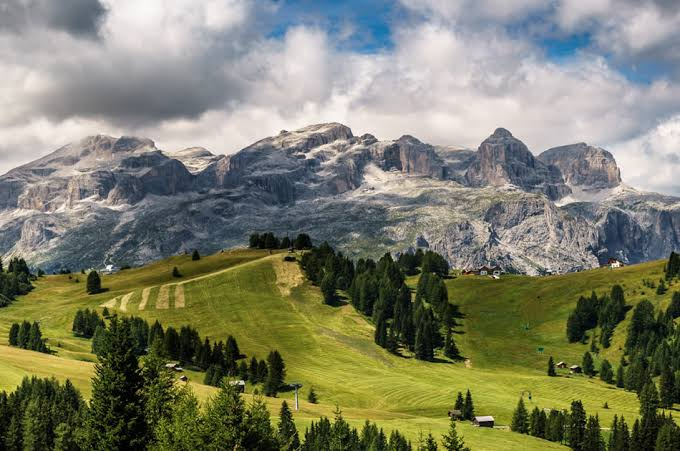
#> input picture v2-OpenCV/nature.jpeg, 680 x 451 px
$ python Contours-and-shapeDetection.py
#> lines starting #> are read from the running program, lines starting #| are printed output that depends on the picture; after the words box and inside, x2 and y2 are one past the last pixel; in counts of white or black regions, pixels touching at a corner belong together
import cv2

# Counter Function

img = cv2.imread("nature.jpeg")
#> img is the input picture: shape (451, 680, 3); mean B, G, R 106.3, 127.5, 125.4
gray = cv2.cvtColor(img, cv2.COLOR_BGR2GRAY)
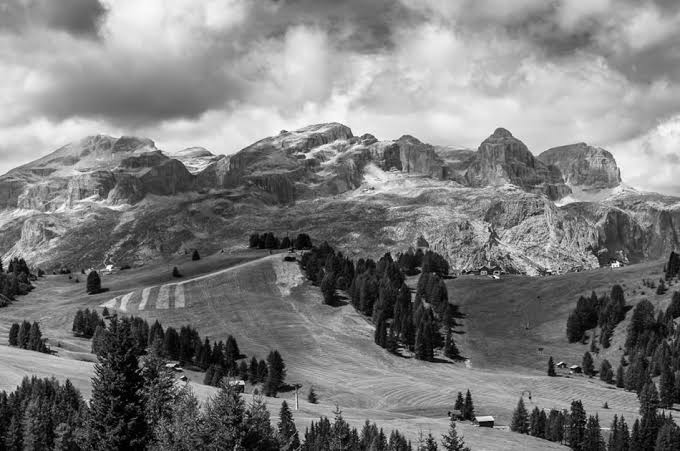
#> gray: shape (451, 680); min 0, max 254, mean 124.4
_, thresh = cv2.threshold(gray, 150, 255, cv2.THRESH_BINARY)
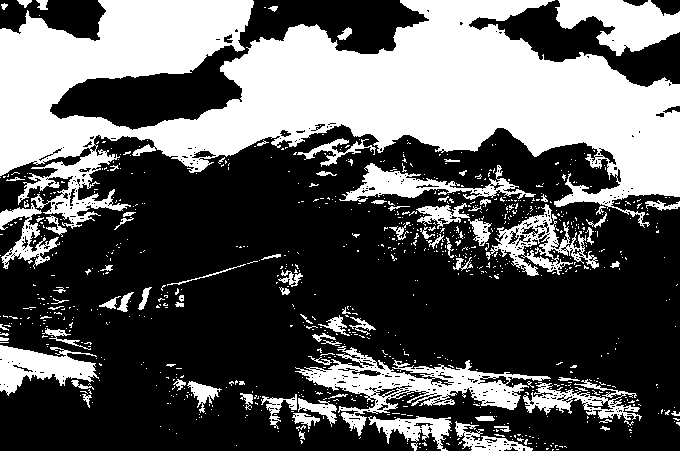
#> thresh: shape (451, 680); 36.2% white; 916 white regions (830 under 20 px)

# Find Contours

contours, heirarchy = cv2.findContours(thresh, cv2.RETR_TREE, cv2.CHAIN_APPROX_SIMPLE)
#> contours = 1586 contours, 1474 with area under 20; largest, box (x1, y1, x2, y2) and area: (0, 0, 680, 229) 76822, (295, 346, 551, 436) 6346, (555, 0, 680, 56) 3912, (486, 204, 599, 276) 2809, (0, 345, 99, 396) 2491

cv2.drawContours(img, contours, -1, (0,255,0), 3)
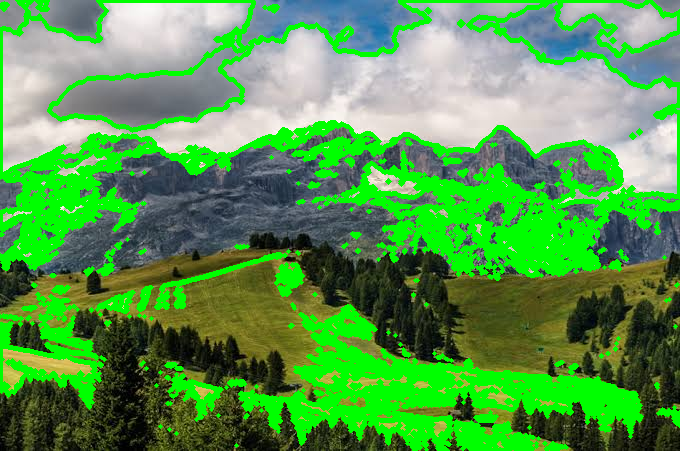
#> img: shape (451, 680, 3); mean B, G, R 77.8, 153.4, 86.4

cv2.imshow("Contours", img)
cv2.waitKey(0)
cv2.destroyAllWindows()
